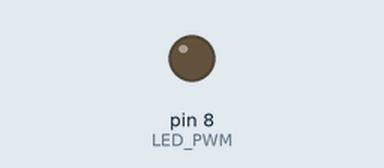
Simulated run of this sketch. Board: Arduino Uno, built with avr-gcc and run on an emulated ATmega328P. Parts: output pins drawn as LEDs (lit = HIGH).

Above: at 0.8 s.
At 4.9 s:
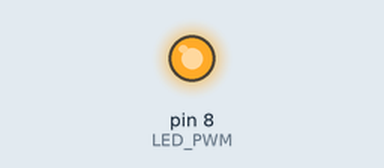
Timing chart, 0 to 7.4 s (numbered marks = the images above):
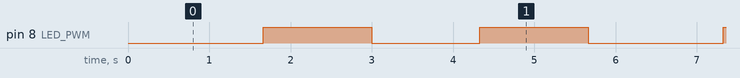

Measured:
- by itself, pin 8 (LED_PWM): repeats every 5.7 s: LOW 1.3 s, HIGH 1.3 s, LOW 1.7 s, HIGH 1.3 s
- by itself, everything shown: repeats every 5.7 s, in 4 steps

The sketch:

Led_PWM.ino
```cpp
#define LED_PWM 8
#define MAX_BRIGHTNESS 255

int brightness = 0;
//int shift_value = 40;
//int delaytime = 4;
int shift_value =30;
int delaytime = 333;

void setup() {
  // put your setup code here, to run once:

}

void loop() {
  // put your main code here, to run repeatedly:
    analogWrite(LED_PWM, brightness);
    brightness = brightness + shift_value;
    if( brightness >= MAX_BRIGHTNESS){
        brightness = brightness - MAX_BRIGHTNESS;
    }
    delay(delaytime);

}
```
